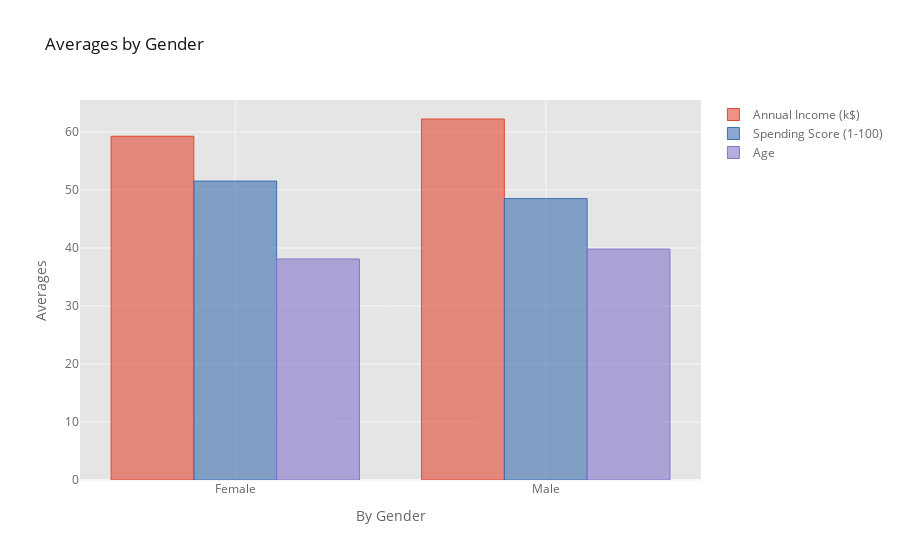

The notebook cell saved with this chart:
### Code cell
avg_gender_df.iplot(kind="bar",
                  sortbars=True,
                  yTitle="Averages", xTitle="By Gender", title="Averages by Gender",
                  theme="ggplot"
                  )

### Figure 1 — Plotly figure (JSON) as saved in the notebook; plotly's stock layout.template omitted (floating-point values rounded to 4 significant figures)
{"data": [{"marker": {"color": "rgba(226, 74, 51, 0.6)", "line": {"color": "rgba(226, 74, 51, 1.0)", "width": 1}}, "name": "Annual Income (k$)", "orientation": "v", "text": "", "type": "bar", "x": ["Female", "Male"], "y": [59.25, 62.23]}, {"marker": {"color": "rgba(62, 111, 176, 0.6)", "line": {"color": "rgba(62, 111, 176, 1.0)", "width": 1}}, "name": "Spending Score (1-100)", "orientation": "v", "text": "", "type": "bar", "x": ["Female", "Male"], "y": [51.53, 48.51]}, {"marker": {"color": "rgba(132, 118, 202, 0.6)", "line": {"color": "rgba(132, 118, 202, 1.0)", "width": 1}}, "name": "Age", "orientation": "v", "text": "", "type": "bar", "x": ["Female", "Male"], "y": [38.1, 39.81]}], "layout": {"legend": {"bgcolor": "#FFFFFF", "font": {"color": "#666666"}}, "paper_bgcolor": "#FFFFFF", "plot_bgcolor": "#E5E5E5", "title": {"font": {"color": "#151516"}, "text": "Averages by Gender"}, "xaxis": {"gridcolor": "#F6F6F6", "showgrid": true, "tickfont": {"color": "#666666"}, "title": {"font": {"color": "#666666"}, "text": "By Gender"}, "zerolinecolor": "#F6F6F6"}, "yaxis": {"gridcolor": "#F6F6F6", "showgrid": true, "tickfont": {"color": "#666666"}, "title": {"font": {"color": "#666666"}, "text": "Averages"}, "zerolinecolor": "#F6F6F6"}}}
